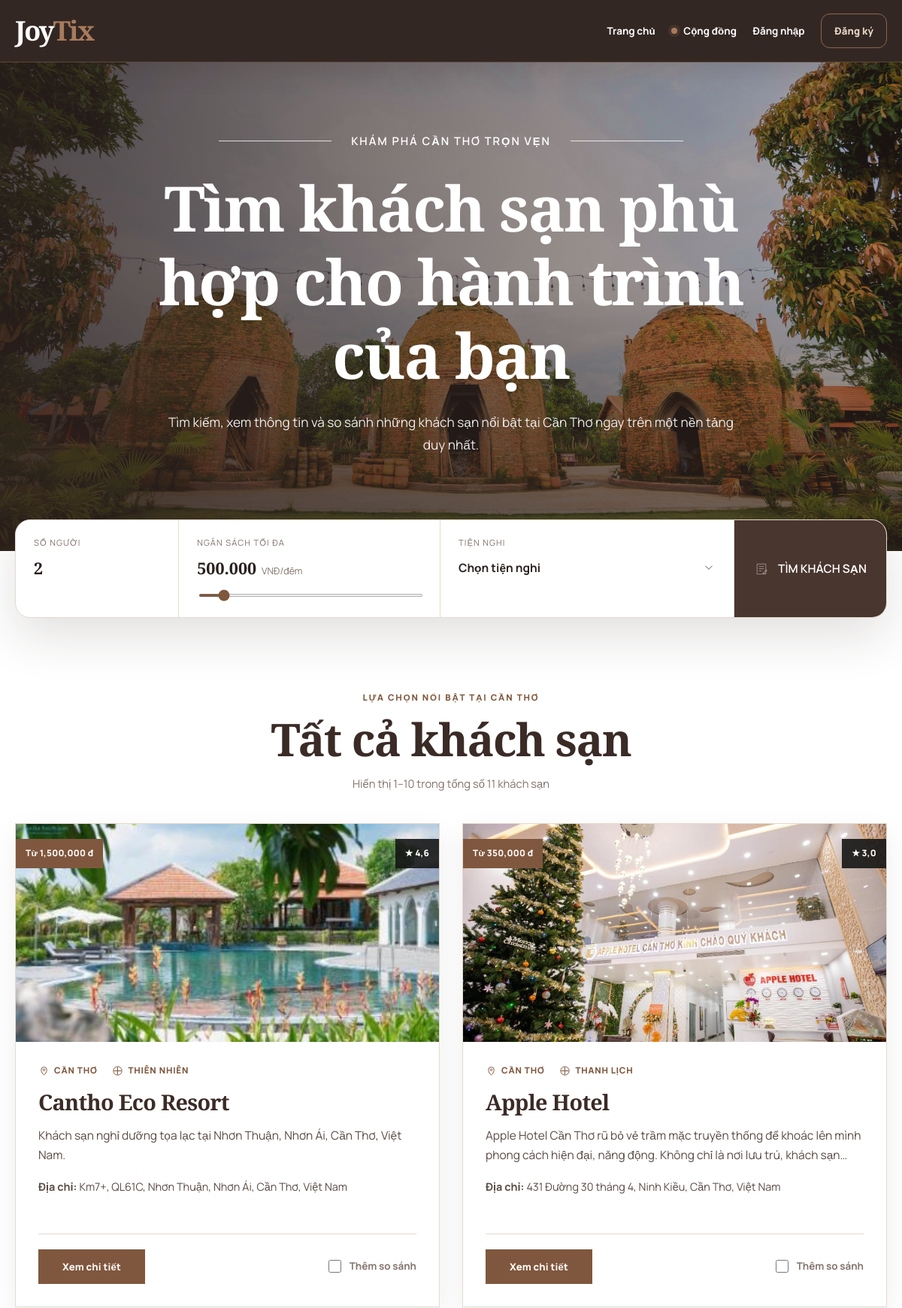
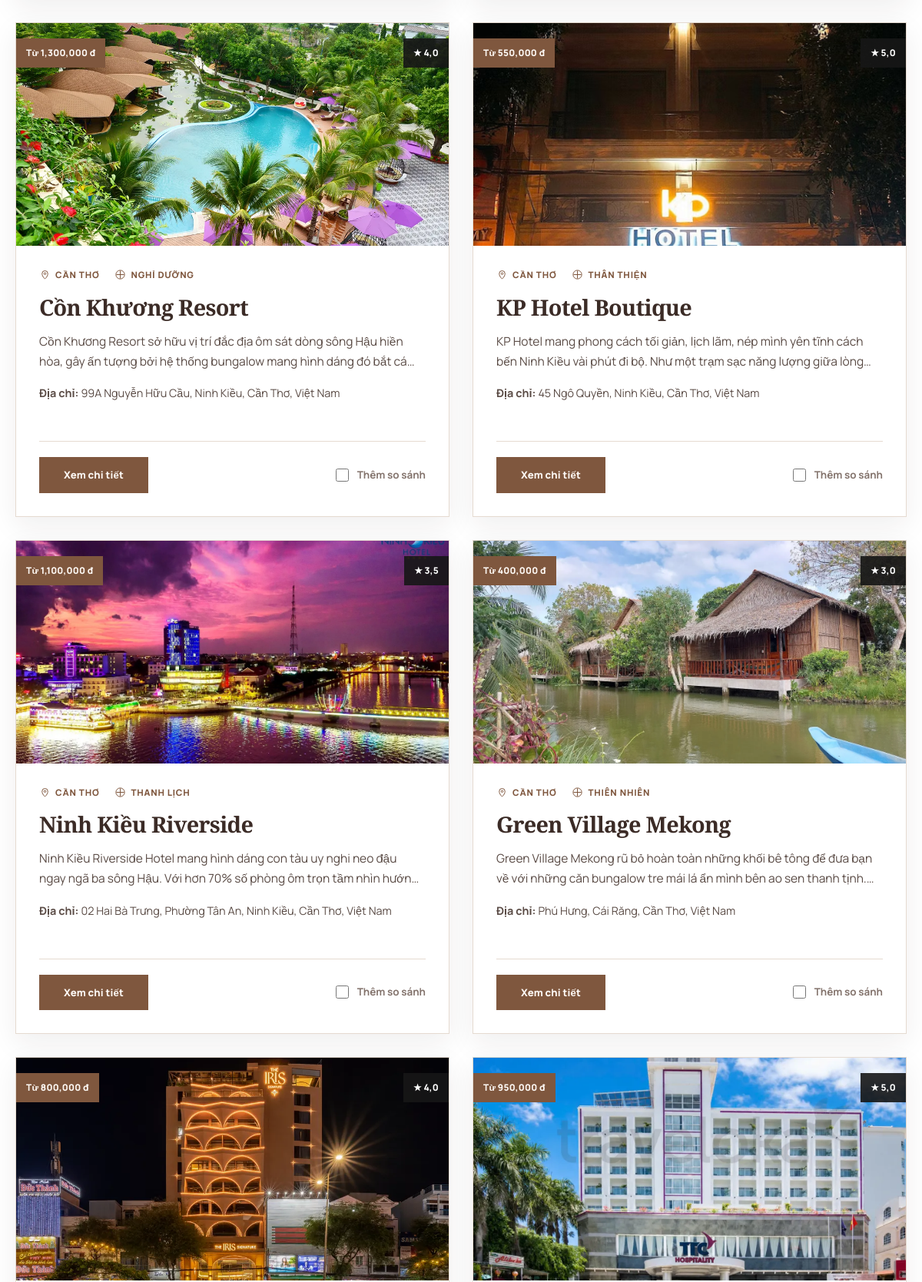
The page / (upper part) on the database its author committed (2 pictures, top to bottom).
### tables this page shows
CREATE TABLE `hotels` (
  `id` int(11) NOT NULL AUTO_INCREMENT,
  `name` varchar(150) NOT NULL,
  `address` varchar(255) DEFAULT NULL,
  `phone` varchar(25) DEFAULT NULL,
  `star_rating` decimal(2,1) DEFAULT 3.0,
  `vibe` varchar(50) DEFAULT NULL,
  `description` text DEFAULT NULL,
  PRIMARY KEY (`id`),
  UNIQUE KEY `uq_hotels_name` (`name`)
);

### includes/bootstrap.php (called while the page is built, shortened)
<?php
function positive_int(mixed $value): ?int
{
    $value = filter_var($value, FILTER_VALIDATE_INT);
    return $value !== false && $value > 0 ? $value : null;
}

### index.php (the view, shortened to what this page needs)
<?php
require_once 'includes/bootstrap.php';
$hotelsPerPage = 10;
$totalHotels = (int) $pdo->query('SELECT COUNT(*) FROM hotels')->fetchColumn();
$totalPages = max(1, (int) ceil($totalHotels / $hotelsPerPage));
$currentPage = positive_int($_GET['page'] ?? null) ?? 1;
$currentPage = min($currentPage, $totalPages);
$offset = ($currentPage - 1) * $hotelsPerPage;
$firstHotelNumber = $totalHotels > 0 ? $offset + 1 : 0;
$lastHotelNumber = min($offset + $hotelsPerPage, $totalHotels);
$sql = "SELECT
            h.id,
            h.name,
            h.address,
            h.phone,
            h.star_rating,
            h.description,
            h.vibe,
            MIN(r.price) AS min_price,
            GROUP_CONCAT(
                DISTINCT CONCAT(COALESCE(i.is_primary, 0), '::', i.image_url)
                ORDER BY i.is_primary DESC, i.id ASC
                SEPARATOR '|||'
            ) AS db_images
        FROM hotels h
        LEFT JOIN rooms r ON h.id = r.hotel_id
        LEFT JOIN hotel_images i ON h.id = i.hotel_id
        GROUP BY
            h.id,
            h.name,
            h.address,
            h.phone,
            h.star_rating,
            h.description,
            h.vibe
        ORDER BY h.id DESC
        LIMIT :limit OFFSET :offset";
$stmt = $pdo->prepare($sql);
$stmt->bindValue(':limit', $hotelsPerPage, PDO::PARAM_INT);
$stmt->bindValue(':offset', $offset, PDO::PARAM_INT);
$stmt->execute();
$hotels = $stmt->fetchAll(PDO::FETCH_ASSOC);
function heroImageScore(string $imagePath): float
{
    $score = 0.0;
    $isLocal = !preg_match('~^https?://~i', $imagePath);
    if ($isLocal && is_file($imagePath)) {
        $size = @getimagesize($imagePath);
        if ($size && !empty($size[0]) && !empty($size[1])) {
            $width = (int) $size[0];
            $height = (int) $size[1];
            $ratio = $width / max(1, $height);
            $area = $width * $height;
            $score += min(420.0, $area / 9000.0);
            $score += min(180.0, $width / 10.0);
            if ($width >= 1920) {
                $score += 180;
            } elseif ($width >= 1600) {
                $score += 130;
            } elseif ($width >= 1280) {
                $score += 80;
            } elseif ($width < 1000) {
                $score -= 180;
            }
            if ($height >= 850) {
                $score += 75;
            } elseif ($height < 600) {
                $score -= 110;
            }
            $targetRatio = 2.05;
            $score += max(0.0, 220.0 - abs($ratio - $targetRatio) * 260.0);
            if ($ratio < 1.45) {
                $score -= 320;
            } elseif ($ratio > 2.65) {
                $score -= 130;
            }
        } else {
            $score -= 80;
        }
        $score += 35;
    } else {
        $score += 20;
    }
    if (stripos(basename($imagePath), '_primary.') !== false) {
        $score += 45;
    }
    return $score;
}
function buildHeroSlides(array $hotels, int $limit = 4): array
{
    $candidates = [];
    foreach ($hotels as $hotel) {
        foreach (($hotel['display_images'] ?? []) as $imagePath) {
            $imagePath = trim((string) $imagePath);
            $candidates[$imagePath] = [
                'image' => $imagePath,
                'hotel_name' => (string) ($hotel['name'] ?? 'Khách sạn tại Cần Thơ'),
                'score' => heroImageScore($imagePath),
            ];
        }
    }
    uasort($candidates, static function (array $a, array $b): int {
        return $b['score'] <=> $a['score'];
    });
    $slides = [];
    $preferredFirst = 'uploads/hotel_12_primary.jpg';
    foreach ($candidates as $candidate) {
        $slides[] = $candidate;
        if (count($slides) >= $limit) {
            break;
        }
    }
    return array_slice($slides, 0, $limit);
}
$heroSlides = buildHeroSlides($hotels, 4);
require_once 'includes/header.php';
?>
<div class="patel-home">
    <section class="patel-hero" aria-label="Khám phá khách sạn tại Cần Thơ">
        <div class="hero-slides" id="heroSlides">
            <?php if ($heroSlides): ?>
                <?php foreach ($heroSlides as $index => $heroSlide): ?>
                    <div class="hero-slide <?= $index === 0 ? 'is-active' : '' ?>">
                    </div>
                <?php endforeach; ?>
            <?php endif; ?>
        </div>
        <div class="hero-copy">
            <div class="hero-kicker">Khám phá Cần Thơ trọn vẹn</div>
            <h1 class="hero-title">Tìm khách sạn phù hợp cho hành trình của bạn</h1>
            <p class="hero-subtitle">
                Tìm kiếm, xem thông tin và so sánh những khách sạn nổi bật tại Cần Thơ
                ngay trên một nền tảng duy nhất.
            </p>
        </div>
        <?php if (count($heroSlides) > 1): ?>
            <div class="hero-dots" aria-label="Chọn ảnh banner">
            </div>
        <?php endif; ?>
    </section>
    <div class="hero-search-wrap">
        <div class="patel-shell">
            <form action="search.php" method="GET" class="hero-search" id="smartSearchForm">
                <div class="hero-search-field">
                    <label class="hero-search-label" for="capacity">Số người</label>
                    <input
                        type="number"
                        id="capacity"
                        name="capacity"
                        min="1"
                        max="4"
                        value="2"
                        aria-label="Số người"
                        required
                    >
                </div>
                <div class="hero-search-field">
                    <label class="hero-search-label" for="budgetRange">Ngân sách tối đa</label>
                    <div class="budget-value-line">
                        <span id="budgetValue">500.000</span>
                        <span class="budget-unit">VNĐ/đêm</span>
                    </div>
                    <input
                        type="range"
                        id="budgetRange"
                        name="budget"
                        min="50000"
                        max="5000000"
                        step="50000"
                        value="500000"
                    >
                </div>
                <div class="hero-search-field">
                    <span class="hero-search-label">Tiện nghi</span>
                    <details class="hero-amenity-details" id="amenityDropdown">
                        <summary class="hero-amenity-summary">
                            <span id="amenitySummaryText">Chọn tiện nghi</span>
                            <svg viewBox="0 0 24 24" aria-hidden="true">
                                <path d="m6 9 6 6 6-6"></path>
                            </svg>
                        </summary>
                    </details>
                </div>
                <button type="submit" class="hero-search-button">
                    <svg viewBox="0 0 48 48" aria-hidden="true">
                        <path d="M10 8h28v32H10z"></path>
                        <path d="M16 16h16M16 23h16M16 30h9"></path>
                        <path d="m31 34 8-8 3 3-8 8-5 1z"></path>
                    </svg>
                    <span>Tìm khách sạn</span>
                </button>
            </form>
        </div>
    </div>
    <section class="hotel-showcase" id="hotel-showcase">
        <div class="patel-shell">
            <div class="hotel-showcase-heading">
                <div class="patel-eyebrow">Lựa chọn nổi bật tại Cần Thơ</div>
                <h2 class="patel-section-title">Tất cả khách sạn</h2>
                <p class="hotel-showcase-summary">
                    Hiển thị <?= $firstHotelNumber ?>–<?= $lastHotelNumber ?> trong tổng số
                    <?= $totalHotels ?> khách sạn
                </p>
            </div>
            <div class="hotel-list-modern">
                <?php if ($hotels): ?>
                    <?php foreach ($hotels as $hotel): ?>
                        <?php
                        $hotelId = (int) $hotel['id'];
                        $rating = max(0, min(5, (float) ($hotel['star_rating'] ?? 0)));
                        $minPrice = (float) ($hotel['min_price'] ?? 0);
                        ?>
                        <article class="hotel-modern-card">
                            <div class="hotel-modern-image-wrap">
                                <img
                                    class="hotel-modern-image auto-slide-img"
                                    src="<?= htmlspecialchars($hotel['display_images'][0], ENT_QUOTES, 'UTF-8') ?>"
                                    data-images="<?= htmlspecialchars(implode('|||', $hotel['display_images']), ENT_QUOTES, 'UTF-8') ?>"
                                    alt="<?= htmlspecialchars($hotel['name'], ENT_QUOTES, 'UTF-8') ?>"
                                    loading="lazy"
                                    onerror="this.onerror=null;this.src='uploads/default-hotel.jpg';"
                                >
                                <div class="hotel-price-ribbon">
                                    Từ <?= $minPrice > 0 ? number_format($minPrice) . ' đ' : 'Liên hệ' ?>
                                </div>
                                <div class="hotel-star-badge">
                                    ★ <?= number_format($rating, 1, ',', '.') ?>
                                </div>
                            </div>
                            <div class="hotel-modern-body">
                                <div class="hotel-meta">
                                    <span class="hotel-meta-item">
                                        <svg viewBox="0 0 24 24" aria-hidden="true">
                                            <path d="M12 21s6-5.2 6-11a6 6 0 1 0-12 0c0 5.8 6 11 6 11Z"></path>
                                            <circle cx="12" cy="10" r="2"></circle>
                                        </svg>
                                        Cần Thơ
                                    </span>
                                    <span class="hotel-meta-item">
                                        <svg viewBox="0 0 24 24" aria-hidden="true">
                                            <path d="M4 12h16"></path>
                                            <path d="M12 4v16"></path>
                                            <circle cx="12" cy="12" r="9"></circle>
                                        </svg>
                                        <?= htmlspecialchars($hotel['vibe'] ?: 'Đang cập nhật') ?>
                                    </span>
                                </div>
                                <h3 class="hotel-modern-title">
                                    <?= htmlspecialchars($hotel['name']) ?>
                                </h3>
                                <p class="hotel-modern-description">
                                    <?= htmlspecialchars(
                                        $hotel['description']
                                        ?: 'Khách sạn đang cập nhật phần giới thiệu và thông tin nổi bật.'
                                    ) ?>
                                </p>
                                <p class="hotel-modern-address">
                                    <strong>Địa chỉ:</strong>
                                    <?= htmlspecialchars($hotel['address'] ?: 'Chưa cập nhật') ?>
                                </p>
                                <div class="hotel-modern-actions">
                                    <a
                                        href="detail.php?id=<?= $hotelId ?>"
                                        class="hotel-detail-link"
                                    >
                                        Xem chi tiết
                                    </a>
                                    <label class="hotel-compare compare-checkbox">
                                        <input
                                            type="checkbox"
                                            class="cb-compare"
                                            value="<?= $hotelId ?>"
                                            data-name="<?= htmlspecialchars($hotel['name']) ?>"
                                        >
                                        <span>Thêm so sánh</span>
                                    </label>
                                </div>
                            </div>
                        </article>
                    <?php endforeach; ?>
                <?php else: ?>
                    <p>Chưa có khách sạn để hiển thị.</p>
                <?php endif; ?>
            </div>
        </div>
    </section>
</div>
<?php require_once 'includes/footer.php'; ?>

### rows shown on the page
hotels: shows a picture, minPrice "1,500,000", star_rating "4,6", vibe "THIÊN NHIÊN", name "Cantho Eco Resort", description "Khách sạn nghỉ dưỡng tọa lạc tại Nhơn Thuận, Nhơn Ái, Cần Thơ, Việt Nam.", address "Km7+, QL61C, Nhơn Thuận, Nhơn Ái, Cần Thơ, Việt Nam"
hotels: shows a picture, minPrice "350,000", star_rating "3,0", vibe "THANH LỊCH", name "Apple Hotel", description "Apple Hotel Cần Thơ rũ bỏ vẻ trầm mặc truyền thống để khoác lên mình phong cách hiện đại, năng động. Không chỉ là nơi lưu trú, khách…", address "431 Đường 30 tháng 4, Ninh Kiều, Cần Thơ, Việt Nam"
hotels: shows a picture, minPrice "1,300,000", star_rating "4,0", vibe "NGHỈ DƯỠNG", name "Cồn Khương Resort", description "Cồn Khương Resort sở hữu vị trí đắc địa ôm sát dòng sông Hậu hiền hòa, gây ấn tượng bởi hệ thống bungalow mang hình dáng đó bắt…", address "99A Nguyễn Hữu Cầu, Ninh Kiều, Cần Thơ, Việt Nam"
hotels: shows a picture, minPrice "550,000", star_rating "5,0", vibe "THÂN THIỆN", name "KP Hotel Boutique", description "KP Hotel mang phong cách tối giản, lịch lãm, nép mình yên tĩnh cách bến Ninh Kiều vài phút đi bộ. Như một trạm sạc năng lượng giữa…", address "45 Ngô Quyền, Ninh Kiều, Cần Thơ, Việt Nam"
hotels: shows a picture, minPrice "1,100,000", star_rating "3,5", vibe "THANH LỊCH", name "Ninh Kiều Riverside", description "Ninh Kiều Riverside Hotel mang hình dáng con tàu uy nghi neo đậu ngay ngã ba sông Hậu. Với hơn 70% số phòng ôm trọn tầm nhìn…", address "02 Hai Bà Trưng, Phường Tân An, Ninh Kiều, Cần Thơ, Việt Nam"
hotels: shows a picture, minPrice "400,000", star_rating "3,0", vibe "THIÊN NHIÊN", name "Green Village Mekong", description "Green Village Mekong rũ bỏ hoàn toàn những khối bê tông để đưa bạn về với những căn bungalow tre mái lá ẩn mình bên ao sen thanh…", address "Phú Hưng, Cái Răng, Cần Thơ, Việt Nam"
hotels: shows a picture, minPrice "800,000", star_rating "4,0"
hotels: shows a picture, minPrice "950,000", star_rating "5,0"

### other values the page prints
$firstHotelNumber "1"
$lastHotelNumber "10"
$totalHotels "11"
